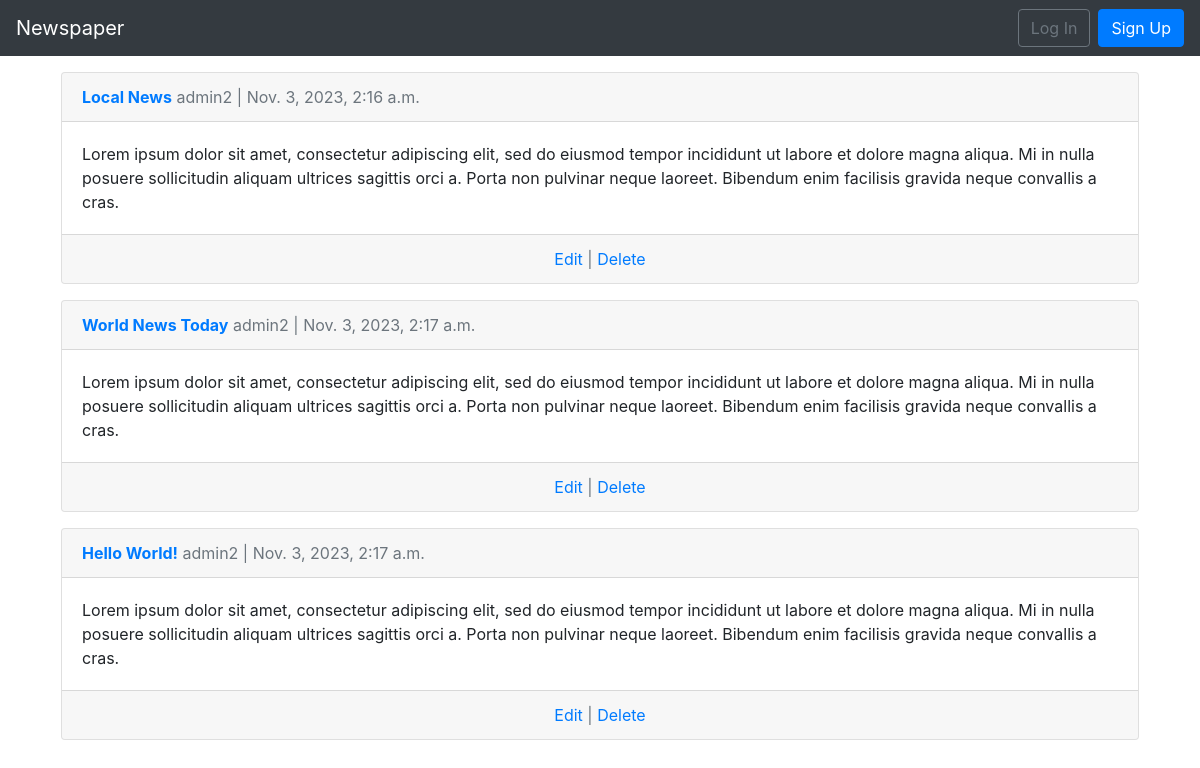
The app's page /articles/ with its own data.
### articles/models.py (models this page shows, shortened)
class Article(models.Model):
    title = models.CharField(max_length=255)
    body = models.TextField()
    date = models.DateTimeField(auto_now_add=True)
    author = models.ForeignKey(
        get_user_model(),
        on_delete=models.CASCADE,
    )

### accounts/models.py (models this page shows)
class CustomUser(AbstractUser):
    age = models.PositiveBigIntegerField(null=True , blank=True)

### articles/views.py (the view)
# urls.py: path('' , ArticleListView.as_view() , name='article_list'),
class ArticleListView(ListView):
    model = Article
    template_name = 'article_list.html'

### templates/article_list.html (shortened to what this page needs)
{% extends 'base.html' %}
{% block content %}
    {% for article in object_list %}
        <div class="card m-3">
            <div class="card-header">
                <span class="font-weight-bold"><a href="{% url 'article_detail' article.pk %}">{{article.title}}</a></span>
                <span class="text-muted">{{article.author}} | {{article.date}}</span>
            </div>
            <div class="card-body">
                {{article.body}}
            </div>
            <div class="card-footer text-center text-muted">
                <a href="{% url 'article_edit' article.pk %}">Edit</a> | <a href="{% url 'article_delete' article.pk %}">Delete</a>
            </div>
        </div>
    {% endfor %}
{% endblock content %}

### records on screen
Article: title "Local News", author "admin2", date "Nov. 3, 2023, 2:16 a.m.", body "Lorem ipsum dolor sit amet, consectetur adipiscing elit, sed do eiusmod tempor incididunt ut labore et dolore magna aliqua. Mi in nulla posuere sollicitudin aliquam ultrices sagittis orci a. Porta non pulvinar neque laoreet. Bibendum enim facilisis gravida neque convallis a cras."
Article: title "World News Today", author "admin2", date "Nov. 3, 2023, 2:17 a.m.", body "Lorem ipsum dolor sit amet, consectetur adipiscing elit, sed do eiusmod tempor incididunt ut labore et dolore magna aliqua. Mi in nulla posuere sollicitudin aliquam ultrices sagittis orci a. Porta non pulvinar neque laoreet. Bibendum enim facilisis gravida neque convallis a cras."
Article: title "Hello World!", author "admin2", date "Nov. 3, 2023, 2:17 a.m.", body "Lorem ipsum dolor sit amet, consectetur adipiscing elit, sed do eiusmod tempor incididunt ut labore et dolore magna aliqua. Mi in nulla posuere sollicitudin aliquam ultrices sagittis orci a. Porta non pulvinar neque laoreet. Bibendum enim facilisis gravida neque convallis a cras."
